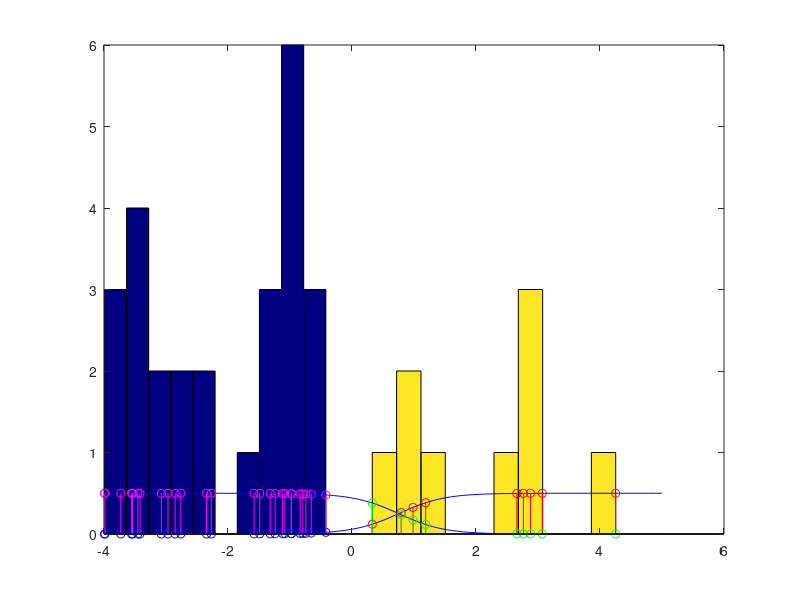

Source code (MATLAB):
%% display data 
s1=[ -3.9847,-3.5549, -1.2401, -0.9780, -0.7932, -2.8531, -2.7605, -3.7287,... 
-3.5414, -2.2692,-3.4549, -3.0752, -3.9934,  -0.9780, -1.5799, -1.4885,...
-0.7431 , -0.4221 , -1.1186, -2.3462, -1.0826, -3.4196, -1.3193, -0.8367,...
-0.6579, -2.9683]; 
size1=size(s1,2);
s2=[2.8792,0.7932, 1.1882, 3.0682, 4.2532, 0.3271,0.9846,2.7648,2.6588];
size2=size(s2,2);
hist(s1); 
h=findobj(gca,'Type','patch');
set(h,'Facecolor',[0 .5 .5]);
hold on; hist(s2); set(h,'Facecolor',[0 0 .5]);

%% risk function for 2-class 1-d example
miu1=mean(s1);
var1=var(s1);
miu2=mean(s2);
var2=var(s2);
like_f1=@(x)(exp(-(x-miu1)^2/2/var1)/sqrt(2*pi*var1));
like_f2=@(x)(exp(-(x-miu2)^2/2/var2)/sqrt(2*pi*var2));

post_p1=@(x)(0.9*like_f1(x)/(0.9*like_f1(x)+0.1*like_f2(x)));
post_p2=@(x)(0.1*like_f2(x)/(0.9*like_f1(x)+0.1*like_f2(x)));

risk1=@(x)(0.5*post_p2(x));
risk2=@(x)(0.5*post_p1(x));

%% plot risk funtion for 2-class 1-d example
x=-4:0.1:5;
l_x=size(x,2);
riskf1=zeros(1,l_x);
riskf2=zeros(1,l_x);

for i=1:l_x
    riskf1(i)=risk1(x(i));
    riskf2(i)=risk2(x(i));
end

plot(x,riskf1,'b'); hold on;
plot(x,riskf2,'b'); hold on;

%% classification test using samples from dataset
sample1_risk=zeros(2,size1);
for i=1:size1
    sample1_risk(1,i)=risk1(s1(i));
    sample1_risk(2,i)=risk2(s1(i));
end

sample2_risk=zeros(2,size2);
for i=1:size2
    sample2_risk(1,i)=risk1(s2(i));
    sample2_risk(2,i)=risk2(s2(i));
end

stem(s1,sample1_risk(1,:),'b'); hold on;
stem(s1,sample1_risk(2,:),'m'); hold on;
stem(s2,sample2_risk(1,:),'r'); hold on;
stem(s2,sample2_risk(2,:),'g');